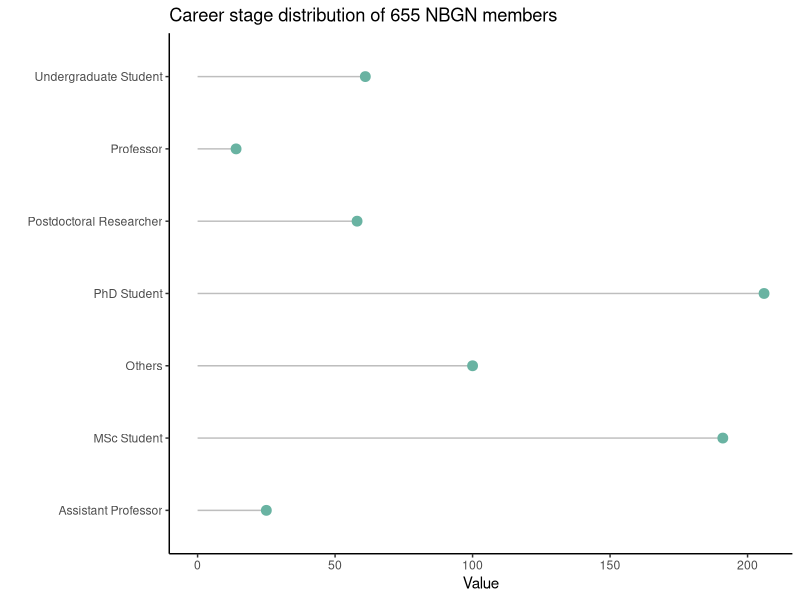

Here is the R script that generated this plot:
library(ggplot2)

#Data preparation
df <- data.frame(
  Career = c("Assistant Professor", "MSc Student", "Others", "PhD Student",
             "Postdoctoral Researcher", "Professor", "Undergraduate Student"),
  Value = c(25, 191, 100, 206, 58, 14, 61)
)
head(df)


ggplot(df, aes(x=Career, y=Value) ) +
  geom_segment( aes(x=Career ,xend=Career, y=0, yend=Value), color="Grey") +
  ggtitle("Career stage distribution of 655 NBGN members") +
  geom_point(size=3, color="#69b3a2") +
  coord_flip() +
  theme_classic()+
  theme(
    panel.grid.minor.y = element_blank(),
    panel.grid.major.y = element_blank(),
    legend.position="none"
  ) +
  xlab("")
